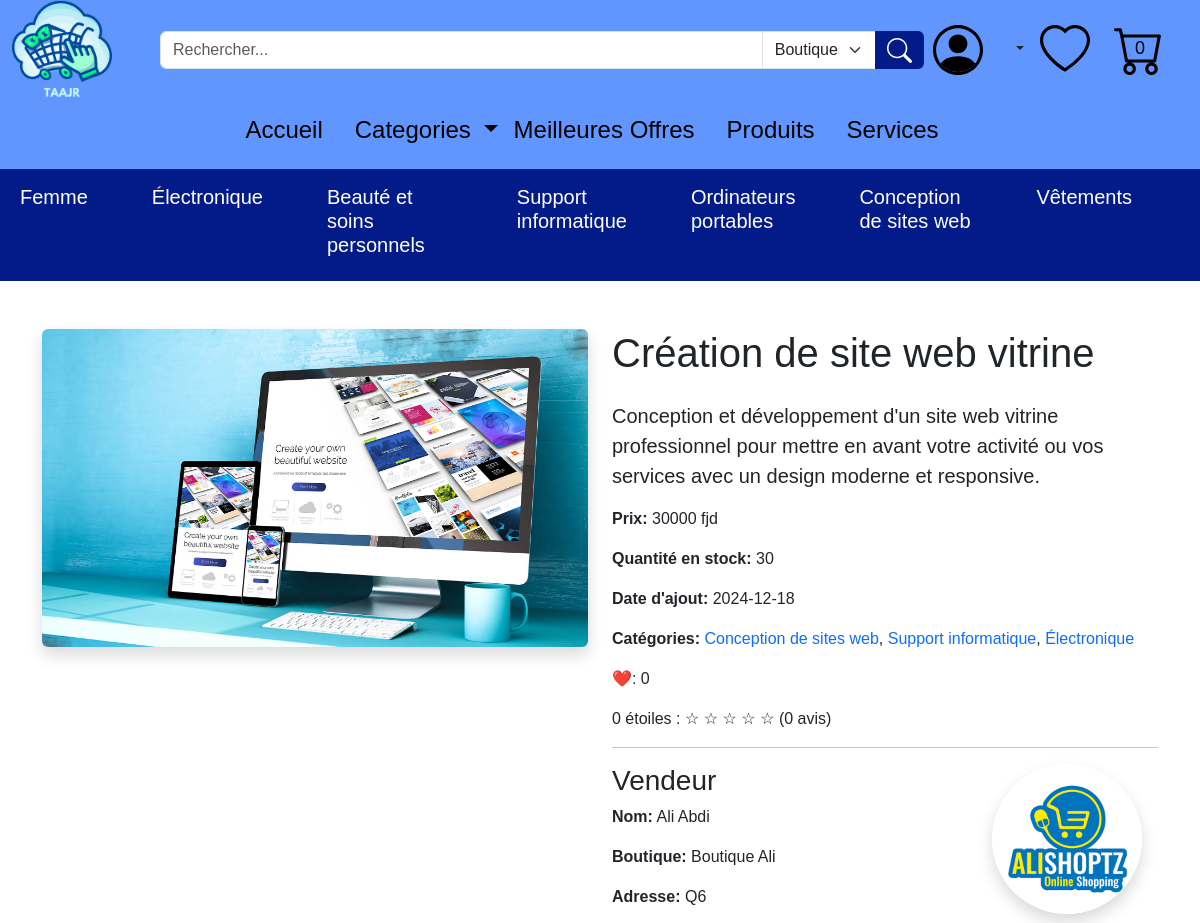
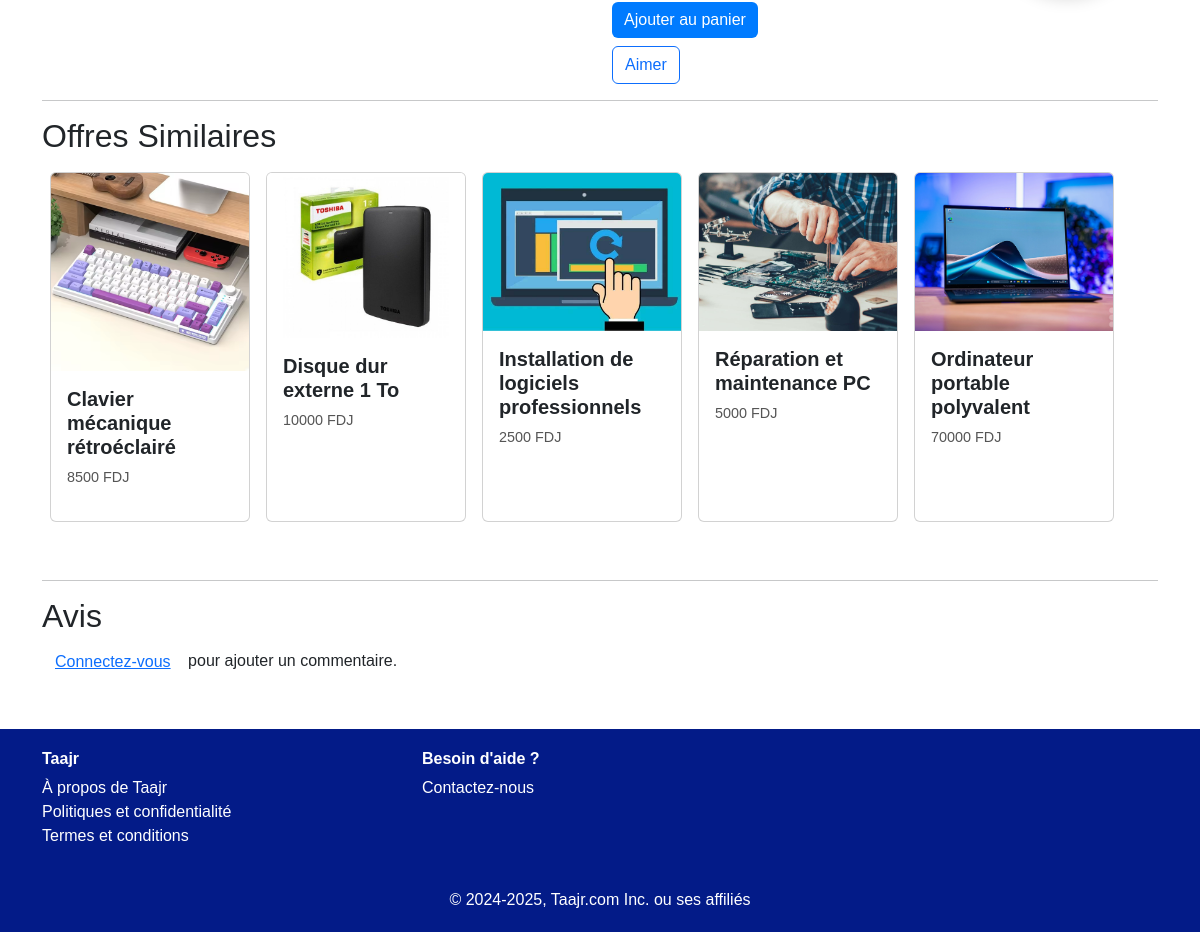
Page /offre_details/66 on the earlier database version (2 pictures, top to bottom).
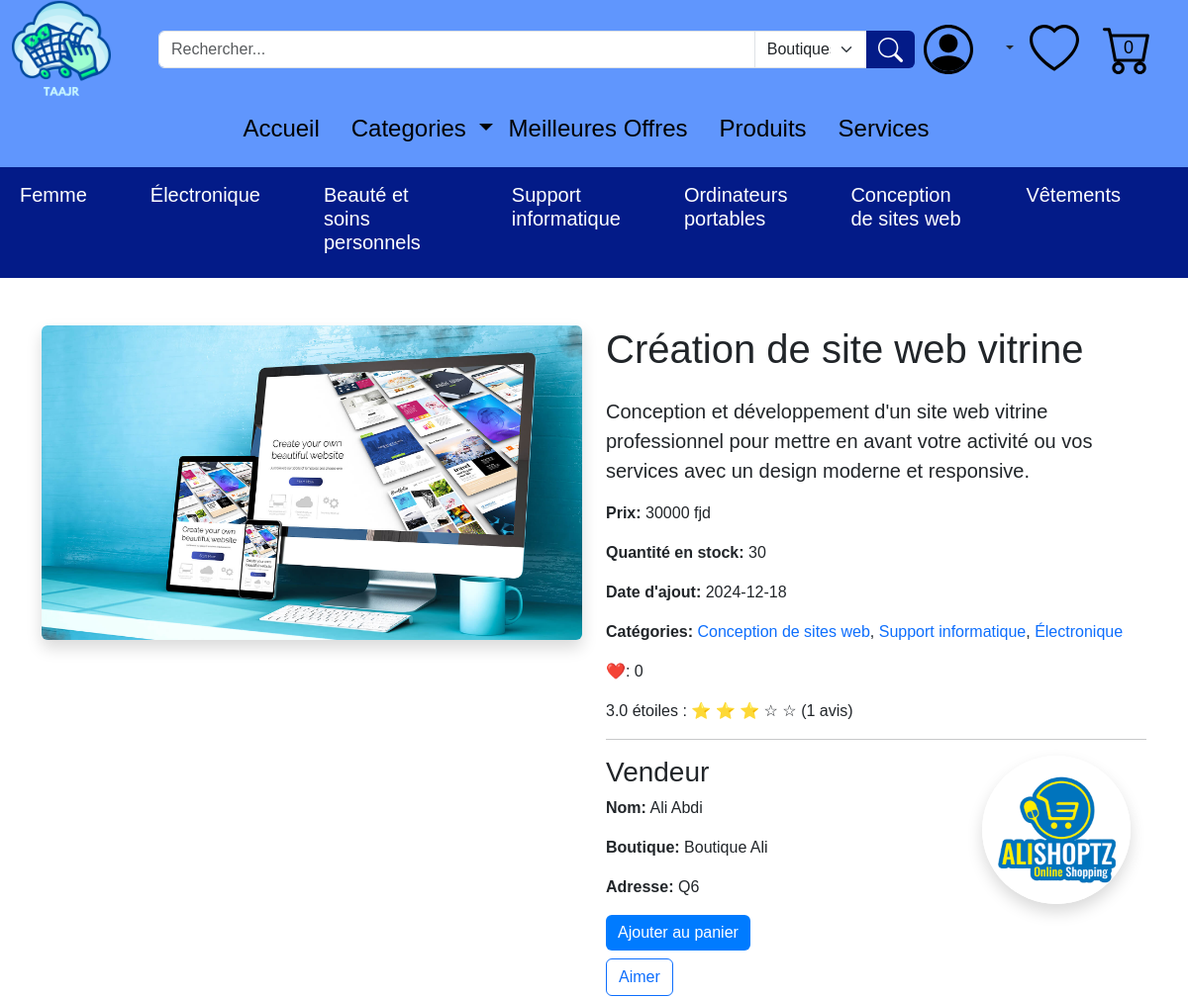
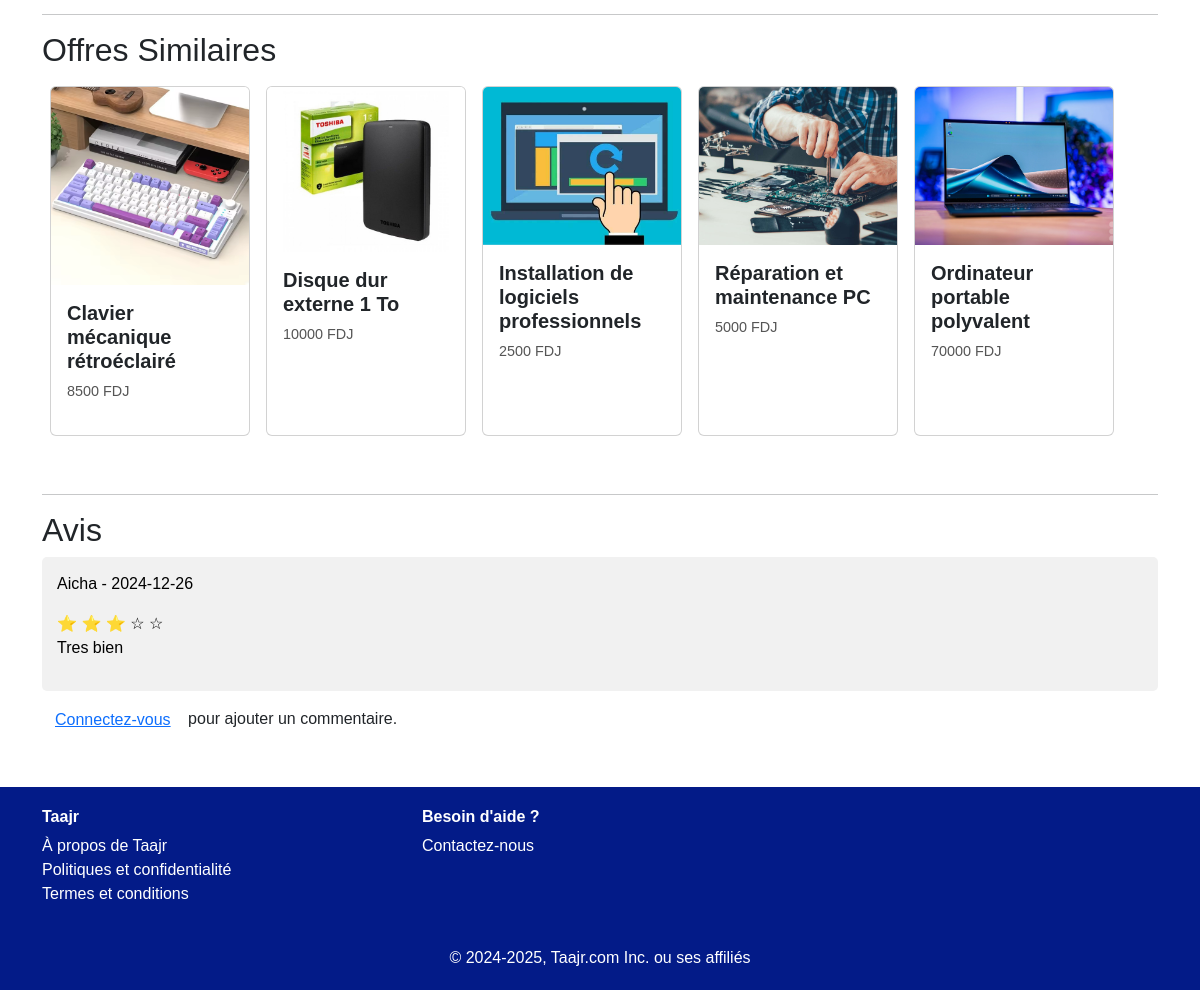
Same page on the later database version (2 pictures, top to bottom).
### tables this page shows
CREATE TABLE "categorie" (
    ID_cat INTEGER PRIMARY KEY AUTOINCREMENT,
    nom_cat CHAR(50)
, description CHAR(255), image CHAR(100));

CREATE TABLE "offre" (
    ID_off INTEGER PRIMARY KEY AUTOINCREMENT,
    libelle_off CHAR(50),
    description_off CHAR(50),
    quantite_en_stock INTEGER,
    prix_off INTEGER,
    date_off DATE DEFAULT (date('now', 'localtime')),
    type_off CHAR(50),
    ID_uti INTEGER, image_off CHAR(50),
    FOREIGN KEY (ID_uti) REFERENCES "utilisateur"(ID_uti)
);

CREATE TABLE "utilisateur" (
    ID_uti INTEGER PRIMARY KEY AUTOINCREMENT,
    nom_uti CHAR(50),
    prenom_uti CHAR(50),
    email_uti CHAR(50),
    telephone CHAR(50),
    date_inscription DATE DEFAULT (date('now', 'localtime')),
    type_uti CHAR(50)
, date_naissance DATE, genre CHAR(50), mot_de_passe CHAR(255));

CREATE TABLE "Details_Vendeur" (
    ID_uti INTEGER,
    nom_boutique CHAR(50), 
    adresse_boutique CHAR(50), logo CHAR(50), description CHAR(255),
    FOREIGN KEY (ID_uti) REFERENCES "utilisateur"("ID_uti")
    );

CREATE TABLE "avis" (
    ID_avis INTEGER PRIMARY KEY AUTOINCREMENT,
    comment_avis CHAR(50),
    date_avis DATE DEFAULT (date('now', 'localtime')),
    ID_off INTEGER,
    ID_uti INTEGER,
    Etoiles INTEGER CHECK(Etoiles BETWEEN 1 AND 5),
    FOREIGN KEY (ID_off) REFERENCES "offre"(ID_off),
    FOREIGN KEY (ID_uti) REFERENCES "utilisateur"(ID_uti)
);

### app.py (the view, shortened to what this page needs)
@app.route('/offre_details/<int:offre_id>', methods=['GET', 'POST'])
def offre_details(offre_id):
    offre = db.execute("SELECT * FROM offre WHERE ID_off = ?", offre_id)
    if (not offre):
        flash("Offre non trouvée.", "danger")
        return redirect(url_for('index'))
    offre = offre[0]
    category = db.execute("""
        SELECT c.ID_cat, c.nom_cat FROM appartenir a
        JOIN categorie c ON a.ID_cat = c.ID_cat
        WHERE a.ID_off = ?
    """, offre_id)
    category_ids = [cat['ID_cat'] for cat in category]
    if (category_ids):
        similar_offers = db.execute(f"""
            SELECT DISTINCT offre.*
            FROM offre
            JOIN appartenir ON offre.ID_off = appartenir.ID_off
            WHERE appartenir.ID_cat IN ({','.join(['?']*len(category_ids))})
              AND offre.ID_off != ?
            LIMIT 10
        """, *category_ids, offre_id)
    else:
        similar_offers = []
    seller = db.execute("""
        SELECT utilisateur.nom_uti, utilisateur.prenom_uti, Details_Vendeur.nom_boutique, Details_Vendeur.adresse_boutique, Details_Vendeur.logo
        FROM utilisateur
        JOIN Details_Vendeur ON utilisateur.ID_uti = Details_Vendeur.ID_uti
        WHERE utilisateur.ID_uti = ?
    """, offre['ID_uti'])
    seller_info = seller[0] if seller else None
    avis = db.execute("""
        SELECT avis.comment_avis, avis.date_avis, avis.Etoiles, utilisateur.nom_uti AS user_name
        FROM avis
        JOIN utilisateur ON avis.ID_uti = utilisateur.ID_uti
        WHERE avis.ID_off = ?
    """, offre_id)
    likes_count = db.execute("SELECT COUNT(*) AS count FROM likes WHERE ID_off = ?", offre_id)[0]['count']
    avg_stars = db.execute("SELECT COALESCE(AVG(Etoiles), 0) AS average FROM avis WHERE ID_off = ?", offre_id)[0]['average']
    ratings_count = db.execute("SELECT COUNT(*) AS count FROM avis WHERE ID_off = ?", offre_id)[0]['count']
    return render_template('un_offre.html', offre=offre, avis=avis, similar_offers=similar_offers, seller_info=seller_info, category=category, likes_count=likes_count, avg_stars=avg_stars, ratings_count=ratings_count)

### templates/un_offre.html (shortened to what this page needs)
{% extends "layout.html" %}
{% block content %}
<div class="row">
    <div class="col-md-6">
        <img src="/static/{{ offre.image_off }}" alt="{{ offre.libelle_off }}" class="img-fluid rounded shadow">
    </div>
    <div class="col-md-6">
        <h1 class="mb-4">{{ offre.libelle_off }}</h1>
        <p class="lead">{{ offre.description_off }}</p>
        <p><strong>Prix:</strong> {{ offre.prix_off }} fjd</p>
        <p><strong>Quantité en stock:</strong> {{ offre.quantite_en_stock }}</p>
        <p><strong>Date d'ajout:</strong> {{ offre.date_off }}</p>
        <p><strong>Catégories:</strong>
            {% for categor in category %}
                <a href="{{ url_for('category_offers', category_id=categor.ID_cat) }}">{{ categor.nom_cat }}</a>{% if not loop.last %}, {% endif %}
            {% endfor %}
        </p>
        <p>❤️: {{ likes_count }}</p>
        <p>
            {{ avg_stars | round(1) }} étoiles :
            {% for i in range(1,6) %}
                {% if avg_stars >= i %}
                    ⭐
                {% elif avg_stars >= i - 0.5 %}
                    ☆
                {% else %}
                    ☆
                {% endif %}
            {% endfor %}
            ({{ ratings_count }} avis)
        </p>
        <hr>
        <div class="row">
            <div class="col-md-8">
            <h3>Vendeur</h3>
                <p><strong>Nom:</strong> {{ seller_info.prenom_uti }} {{ seller_info.nom_uti }}</p>
                <p><strong>Boutique:</strong> {{ seller_info.nom_boutique }}</p>
                <p><strong>Adresse:</strong> {{ seller_info.adresse_boutique }}</p>
            </div>
            <div class="col-md-4">
                {% if seller_info.logo %}
                    <a href="{{ url_for('boutique', vendeur_id=offre.ID_uti) }}">
                        <img src="/static/{{ seller_info.logo }}" alt="Logo de la boutique" class="img-fluid rounded-circle shadow" style="width: 150px; height: 150px; object-fit: cover;">
                    </a>
                {% endif %}
            </div>
        </div>
        {% if offre.ID_off in cart_ids %}
            <form method="POST" action="{{ url_for('remove_from_cart') }}">
                <input type="hidden" name="product_id" value="{{ offre.ID_off }}">
                <button type="submit" class="btn btn-warning">Retirer du panier</button>
            </form>
        {% else %}
            <form method="POST" action="{{ url_for('Ajouter_au_panier') }}">
                <button type="submit" class="btn btn-primary">Ajouter au panier</button>
            </form>
        {% endif %}
        {% if offre.ID_off in favoris_ids %}
            <form method="POST" action="{{ url_for('unlike_offer') }}">
                <input type="hidden" name="offer_id" value="{{ offre.ID_off }}">
                <button type="submit" class="btn btn-danger mt-2">Retirer des favoris</button>
            </form>
        {% else %}
            <form method="POST" action="{{ url_for('like_offer') }}">
                <button type="submit" class="btn btn-outline-primary mt-2">Aimer</button>
            </form>
        {% endif %}
    </div>
</div>
<hr>
<h2>Offres Similaires</h2>
<div class="similar-offers-container">
    {% for similar_offer in similar_offers %}
        <a href="{{ url_for('offre_details', offre_id=similar_offer.ID_off) }}" class="card-link">
            <div class="card m-2">
                <img src="/static/{{ similar_offer.image_off }}" class="card-img-top" alt="{{ similar_offer.libelle_off }}">
                <div class="card-body">
                    <h5 class="card-title">{{ similar_offer.libelle_off }}</h5>
                    <p class="card-text">{{ similar_offer.prix_off }}  FDJ</p>
                </div>
            </div>
        </a>
    {% endfor %}
</div>
<hr>
<h2>Avis</h2>
{% for avis_item in avis %}
    <div class="review">
        <p>{{ avis_item.user_name }} - {{ avis_item.date_avis }}</p>
        <div class="star-rating">
            {% for star in range(1, 6) %}
                {% if star <= avis_item.Etoiles %}
                    ⭐
                {% else %}
                    ☆
                {% endif %}
            {% endfor %}
        </div>
        <p>{{ avis_item.comment_avis }}</p>
    </div>
{% endfor %}
{% if session.user_id %}
    <form action="{{ url_for('offre_details', offre_id=offre.ID_off) }}" method="post" class="mt-4">
        <input type="hidden" name="etoiles" id="etoiles" value="0">
        <div class="star-rating-input">
            <span class="star" data-value="1">☆</span>
            <span class="star" data-value="2">☆</span>
            <span class="star" data-value="3">☆</span>
            <span class="star" data-value="4">☆</span>
            <span class="star" data-value="5">☆</span>
            <input type="hidden" name="etoiles" id="etoiles" value="0">
        </div>
        <div class="mb-3">
            <textarea name="commentaire" class="form-control" rows="3" required placeholder="Ajouter un commentaire"></textarea>
        </div>
        <button type="submit" class="btn btn-primary">Soumettre</button>
    </form>
    <script>
        const stars = document.querySelectorAll('.star');
        const etoilesInput = document.getElementById('etoiles');
        stars.forEach(star => {
            star.addEventListener('click', () => {
                const rating = star.getAttribute('data-value');
                etoilesInput.value = rating;
                stars.forEach(s => {
                    if(s.getAttribute('data-value') <= rating){
                        s.src = 'static/Images/StarS.svg';
                    } else {
                        s.src = 'static/Images/Star.svg';
                    }
                });
            });
        });
        document.addEventListener('DOMContentLoaded', function() {
            const stars = document.querySelectorAll('.star-rating-input .star');
            const etoilesInput = document.getElementById('etoiles');
            stars.forEach(star => {
                star.addEventListener('click', function() {
                    const rating = this.getAttribute('data-value');
                    etoilesInput.value = rating;
                    stars.forEach(s => {
                        if (s.getAttribute('data-value') <= rating) {
                            s.textContent = '⭐';
                        } else {
                            s.textContent = '☆';
                        }
                    });
                });
            });
        });
    </script>
{% else %}
    <p><a href="{{ url_for('connexion') }}" class="btn btn-link">Connectez-vous</a> pour ajouter un commentaire.</p>
{% endif %}
{% endblock %}

### templates/layout.html (shortened to what this page needs)
<!DOCTYPE html>
<html lang="fr">
<head>
  <link href="/static/bootstrap-5.3.3-dist/css/bootstrap.min.css" rel="stylesheet">
  <link rel="stylesheet" href="/static/style.css">
  <link rel="stylesheet" href="{{ url_for('static', filename='style.css') }}">
</head>
<body>
    <header>
        <div style="background-color: #6096FD;">
            <div class="container-fluid d-flex align-items-center">
              <a href="/"><img src="/static/Images/Taajr(1).png" width="100px" class="me-5"></a>
              <form action="{{ url_for('search') }}" method="GET" class="d-flex justify-content-center my-3" style="width: 65%;">
                <div class="input-group">
                    <input type="text" name="query" class="form-control" placeholder="Rechercher..." required>
                    <select name="category" class="form-select" style="max-width: 15%;">
                        <option value="boutique">Boutiques</option>
                    </select>
                    <button type="submit" class="btn btn-primary"  style="background-color: #031B88; border-color: #031B88;">
                        <img src="/static/Images/search.svg" width="25px" height="25px">
                    </button>
                </div>
              </form>
              <div class="d-flex align-items-center ms-auto">
                  <div class="dropdown">
                      <div class="dropdown-toggle" id="userDropdown" role="button" data-bs-toggle="dropdown" aria-expanded="false">
                          <img src="/static/Images/Maquette Taajr/person-circle.svg" width="50px" class="me-4">
                      </div>
                  </div>
                  <a href="/Favoris" class="ms-3">
                    <img src="/static/Images/Maquette Taajr/heart.svg" width="50px" class="me-4">
                  </a>
                  <a href="{{ url_for('Panier') }}" class="cart-icon">
                      <img src="/static/Images/Maquette Taajr/cart.svg" width="50px" class="me-4">
                      <span class="cart-count">{{ cart_ids|length }}</span>
                  </a>
              </div>
            </div>
        </div>
        <nav class="navbar navbar-expand-lg navbar-dark" style="background-color: #6096FD;">
            <div class="container">
                <div class="collapse navbar-collapse justify-content-center" id="navbarNav">
                    <h4>
                        <ul class="navbar-nav ms-auto">
                            <li class="nav-item me-3">
                                <a class="nav-link {% if request.path == '/' %}text-white{% else %}text-black{% endif %}" href="/">Accueil</a>
                            </li>
                            <li class="nav-item dropdown">
                                <a class="nav-link dropdown-toggle  {% if request.path == '/Categories' %}text-white{% else %}text-black{% endif %}" href="#" id="categoriesDropdown" role="button" data-bs-toggle="dropdown" aria-expanded="false">
                                    Categories
                                </a>
                            </li>
                            <li class="nav-item me-3">
                                <a class="nav-link {% if request.path == '/meilleure_offre' %}text-white{% else %}text-black{% endif %}" href="/meilleure_offre">Meilleures Offres</a>
                            </li>
                            <li class="nav-item me-3">
                                <a class="nav-link {% if request.path == '/Produits' %}text-white{% else %}text-black{% endif %}" href="/Produits">Produits</a>
                            </li>
                            <li class="nav-item me-3">
                                <a class="nav-link {% if request.path == '/Services' %}text-white{% else %}text-black{% endif %}" href="/Services">Services</a>
                            </li>
                        </ul>
                    </h4>
                </div>
            </div>
        </nav>
            <nav class="navbar navbar-expand-lg navbar-light" style="background-color: #031B88;">
                <div class="container-fluid">
                    <div class="collapse navbar-collapse justify-content-center" id="subNavbarNav">
                        <h5>
                            <ul class="navbar-nav mx-auto">
                                {% for category in top_categories %}
                                <li class="nav-item me-5">
                                  <a class="nav-link text-white" href="{{ url_for('category_offers', category_id=category.ID_cat) }}">{{ category.nom_cat }}</a>
                                </li>
                                {% endfor %}
                            </ul>
                        </h5>
                    </div>
                </div>
            </nav>
    </header>
    <main>
        <div class="container my-5">
            {% block content %}
            {% endblock %}
        </div>
    </main>
    <footer class="footer text-white" style="background-color: #031B88;">
        <div class="container">
          <div class="row">
            <div class="col-md-4">
              <h6 class="fw-bold">Taajr</h6>
              <ul class="list-unstyled">
                <li><a href="/a_propos" class="text-white text-decoration-none">À propos de Taajr</a></li>
                <li><a href="/politique" class="text-white text-decoration-none">Politiques et confidentialité</a></li>
                <li><a href="/termes" class="text-white text-decoration-none">Termes et conditions</a></li>
              </ul>
            </div>
            <div class="col-md-4">
              <h6 class="fw-bold">Besoin d'aide ?</h6>
              <ul class="list-unstyled">
                <li><a href="/Contactez-nous" class="text-white text-decoration-none">Contactez-nous</a></li>
              </ul>
            </div>
          </div>
          <div class="text-center mt-4">
            <p class="mb-0">© 2024-2025, Taajr.com Inc. ou ses affiliés</p>
          </div>
        </div>
      </footer>
</body>
</html>

Differences in the rows shown:
added avis: user_name "Aicha", date_avis "2024-12-26", Etoiles 3 (drawn), comment_avis "Tres bien"
Other differences:
{{ avg_stars | round(1) }}: "0" → "3.0"
{{ ratings_count }}: "0" → "1"
